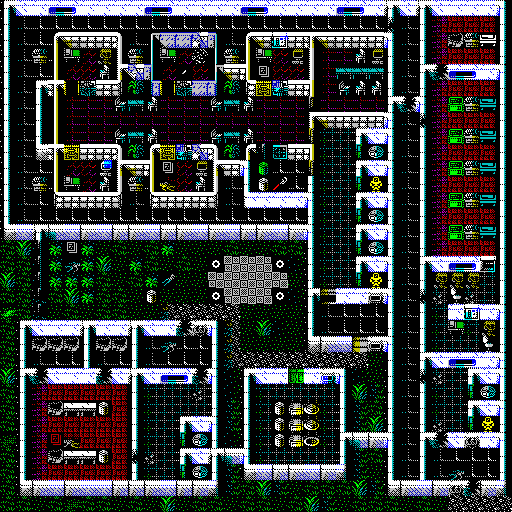

Below is a game level as drawn by its tile map, then a one-line description and the .tmx file that defines it, in full:
An orthogonal 32x32 tile map with 16x16 px tiles, 1 tile layer (Tile Layer 1).

<map version="1.2" tiledversion="1.2.4" orientation="orthogonal" renderorder="right-down" width="32" height="32" tilewidth="16" tileheight="16" infinite="0" nextlayerid="4" nextobjectid="1">
 <tileset firstgid="1" source="tiles_1.tsx" />
 <layer id="1" name="Tile Layer 1" width="32" height="32">
  <data encoding="csv">
139,171,157,169,170,157,157,157,157,169,170,157,157,157,157,169,170,157,157,157,157,169,170,157,189,171,189,171,157,157,157,158,
174,54,55,55,55,55,55,55,55,55,55,55,55,55,55,55,55,55,55,55,55,55,55,55,141,54,143,75,59,59,59,172,
174,54,55,88,89,7,7,91,54,76,77,79,78,80,54,88,89,86,7,121,89,7,7,7,158,54,143,75,72,57,83,172,
174,54,57,104,20,9,37,107,57,96,20,9,51,96,57,104,20,4,21,107,23,24,68,21,172,54,143,75,59,59,59,172,
174,54,55,104,9,4,68,90,126,125,9,53,4,112,89,122,105,4,4,107,23,36,36,36,172,54,156,73,169,170,157,158,
174,54,156,121,35,41,7,123,25,124,35,41,79,128,25,120,19,40,7,122,23,52,68,68,172,54,143,75,59,59,59,172,
174,54,143,103,23,24,24,52,36,68,24,24,24,52,36,68,24,24,24,111,24,24,24,24,156,73,158,75,56,57,99,172,
174,54,143,103,23,24,24,24,24,24,24,24,24,24,24,24,24,24,24,90,89,7,7,7,158,54,141,75,59,59,59,172,
174,54,143,103,23,24,24,52,36,68,24,24,24,52,36,68,24,24,24,110,6,42,138,171,158,54,143,75,56,57,99,172,
174,54,188,121,3,7,7,91,25,87,19,40,78,91,25,87,45,44,7,122,6,42,94,191,172,54,143,75,59,59,59,172,
174,54,55,104,9,4,5,90,89,122,105,4,21,90,7,158,8,55,55,110,6,42,138,171,158,54,143,75,56,57,99,172,
174,54,57,104,20,9,68,107,57,104,11,4,68,107,54,143,30,62,55,172,6,42,94,129,172,54,143,75,59,59,59,172,
174,54,55,120,7,7,7,123,54,120,7,7,7,123,54,140,157,157,157,158,6,42,138,171,158,54,143,75,56,57,99,172,
174,54,55,55,55,55,55,55,55,55,55,55,55,55,55,55,55,55,55,143,6,42,94,191,172,54,143,75,59,59,59,172,
186,187,189,155,187,176,187,176,176,187,176,176,187,176,187,176,176,187,176,158,6,42,138,171,158,54,143,75,56,57,99,172,
33,65,45,49,105,49,18,33,18,33,49,18,18,18,33,18,18,33,33,174,6,42,94,191,172,54,143,75,59,59,59,172,
33,33,45,49,29,49,65,18,49,33,18,33,18,178,38,38,38,178,175,174,6,42,138,171,158,54,156,171,169,170,102,172,
65,33,45,49,49,49,33,18,33,49,61,18,18,38,38,38,38,38,18,174,6,42,94,129,172,54,143,37,37,37,42,172,
33,33,47,33,65,49,33,33,18,30,18,18,18,178,38,38,38,178,175,139,100,157,157,15,158,54,141,22,84,22,42,172,
97,33,47,18,33,18,33,33,18,18,113,81,81,81,81,18,18,18,18,174,54,55,55,55,172,54,143,6,157,86,157,158,
33,139,171,157,157,189,157,157,189,171,157,73,14,158,113,18,65,175,18,174,54,55,55,55,172,54,143,6,20,6,37,172,
33,174,72,72,72,172,72,72,172,54,29,55,55,172,113,18,18,18,18,186,176,187,101,15,158,54,143,6,42,42,84,172,
33,174,54,55,55,172,54,55,143,54,55,55,55,172,113,81,81,81,81,81,81,81,81,18,172,54,156,171,169,170,157,158,
65,139,73,171,157,157,73,171,189,171,169,170,73,158,175,139,171,157,92,157,16,158,175,18,174,54,141,22,42,138,171,158,
33,174,75,59,59,59,59,59,172,6,42,42,22,173,175,174,6,42,42,42,42,172,65,159,174,54,143,6,42,94,191,172,
33,174,75,72,82,82,30,59,172,6,42,42,42,173,159,174,6,30,74,115,6,173,159,33,174,54,143,6,42,138,171,158,
33,174,75,59,59,59,59,59,172,6,42,138,171,158,159,174,6,30,74,115,6,173,159,65,174,54,143,22,42,94,129,172,
66,174,75,106,28,59,59,59,172,6,42,94,191,172,175,174,6,30,74,31,6,156,155,176,158,54,156,73,171,14,157,158,
33,174,75,72,82,82,30,59,141,22,42,138,171,189,155,158,6,42,42,42,42,173,159,33,174,54,143,54,55,55,55,172,
33,174,75,59,59,59,59,59,172,6,42,94,191,172,159,186,187,176,176,187,176,190,159,18,174,54,143,54,29,55,55,172,
33,186,176,187,176,187,187,176,176,176,187,176,176,190,159,33,65,159,18,33,33,33,65,159,186,176,187,176,14,73,176,190,
33,33,18,33,66,33,33,18,33,18,65,18,33,33,18,33,33,18,33,65,159,18,33,33,33,18,33,18,81,81,81,81
</data>
 </layer>
</map>